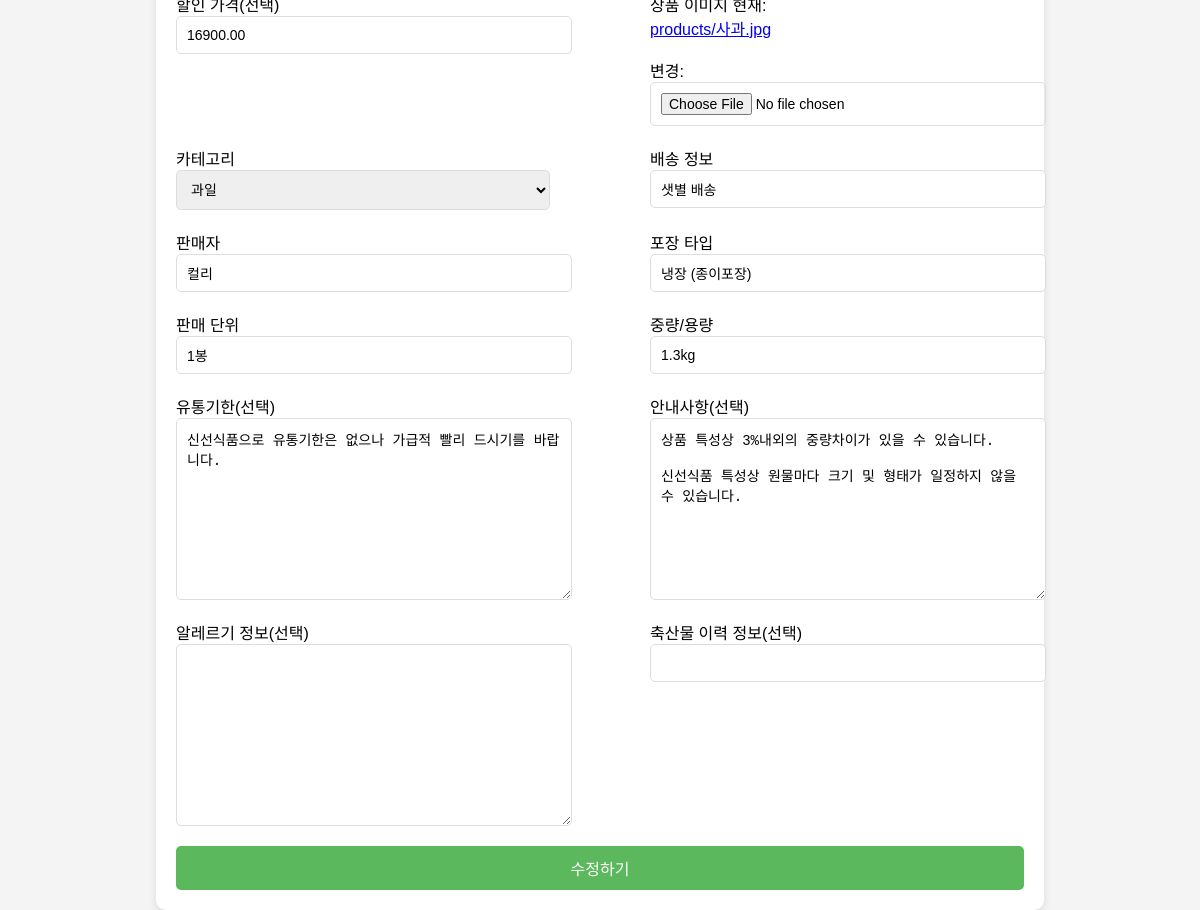
/shop/product/1/update/ (signed in), run on the app's committed database.
### shop/models.py (models this page shows, shortened)
class Product(models.Model):
    name = models.CharField(max_length=200)
    price = models.DecimalField(max_digits=10, decimal_places=2)
    discount_price = models.DecimalField(max_digits=10, decimal_places=2, blank=True, null=True)
    image = models.ImageField(upload_to='products/')
    category = models.ForeignKey(Category, on_delete=models.SET_NULL, null=True, blank=True, related_name='products')
    shipping_info = models.CharField(max_length=200, default="배송 정보 입력")
    seller = models.CharField(max_length=200, default="판매자 입력")
    packaging_type = models.CharField(max_length=200, default="포장 타입 입력")
    sales_unit = models.CharField(max_length=100, blank=True, null=True)  # 판매단위
    weight_volume = models.CharField(max_length=100, blank=True, null=True)  # 중량/용량
    expiration_date = models.TextField(blank=True, null=True)  # 소비기한 또는 유통기한
    Notice_info = models.TextField(blank=True, null=True) # 안내 사항
    allergy_info = models.TextField(blank=True, null=True)  # 알레르기 정보
    livestock_trace_info = models.CharField(max_length=200, blank=True, null=True)  # 축산물 이력정보

### shop/views.py (the view)
# urls.py: path('product/<int:product_id>/update/', views.product_update, name='product_update'),
def product_update(request, product_id):
    if not is_seller(request.user):  # 판매자 여부 확인
        return HttpResponseForbidden(render(request, 'shop/403.html'))  # 403 페이지 렌더링
    product = get_object_or_404(Product, id=product_id)
    if request.method == 'POST':
        form = ProductForm(request.POST, request.FILES, instance=product)  # instance를 사용해 수정
        if form.is_valid():
            form.save()  # 수정된 내용을 저장
            return redirect('shop:product_detail', product_id=product.id)  # 수정 후 상세 페이지로 리디렉션
    else:
        form = ProductForm(instance=product)  # 기존 상품 데이터를 폼에 미리 채워줌
    return render(request, 'shop/product_update.html', {'form': form})

### shop/forms.py
class ProductForm(forms.ModelForm):
    class Meta:
        model = Product  # Product 모델과 연결
        fields = ['name', 'price', 'discount_price', 'image', 'category',
                  'shipping_info', 'seller', 'packaging_type',
                  'sales_unit', 'weight_volume', 'expiration_date',
                  'Notice_info', 'allergy_info', 'livestock_trace_info']

### shop/models.py (called while the page is built)
    def __str__(self):
        return self.name

### shop/views.py (called while the page is built)
def is_seller(user):
    return user.groups.filter(name='판매자').exists()

### shop/templates/shop/product_update.html (shortened to what this page needs)
{% load static %}
<!DOCTYPE html>
<html lang="ko">
<head>
    <link rel="stylesheet" href="{% static 'SHOP_product_register.css' %}">
</head>
<body>
    <form method="post" enctype="multipart/form-data" class="product-form">
        <div class="form-group">
            {{ form.discount_price }}
        </div>
        <div class="form-group">
            {{ form.image }}
        </div>
        <div class="form-group">
            카테고리
            {{ form.category }}
        </div>
        <div class="form-group">
            배송 정보
            {{ form.shipping_info }}
        </div>
        <div class="form-group">
            판매자
            {{ form.seller }}
        </div>
        <div class="form-group">
            포장 타입
            {{ form.packaging_type }}
        </div>
        <div class="form-group">
            판매 단위
            {{ form.sales_unit }}
        </div>
        <div class="form-group">
            중량/용량
            {{ form.weight_volume }}
        </div>
        <div class="form-group">
            유통기한(선택)
            {{ form.expiration_date }}
        </div>
        <div class="form-group">
            안내사항(선택)
            {{ form.Notice_info }}
        </div>
        <div class="form-group">
            알레르기 정보(선택)
            {{ form.allergy_info }}
        </div>
        <div class="form-group">
            축산물 이력 정보(선택)
            {{ form.livestock_trace_info }}
        </div>
        <button type="submit" class="submit-btn">수정하기</button>
    </form>
</body>
</html>

### static/SHOP_product_register.css (style rules this page uses)
body { font-family: Arial, sans-serif; background-color: #f4f4f4; margin: 0; padding: 0; display: flex; justify-content: center; align-items: center; height: 100vh; }
.product-form { display: grid; grid-template-columns: 1fr 1fr; column-gap: 100px; row-gap: 20px; background-color: white; padding: 20px; border-radius: 10px; box-shadow: 0px 4px 8px rgba(0, 0, 0, 0.1); max-width: 1000px; margin: 0 auto; }
.form-group { display: flex; flex-direction: column; }
.form-group input, .form-group select, .form-group textarea { width: 100%; padding: 10px; border: 1px solid #ddd; border-radius: 5px; font-size: 14px; }
.submit-btn { grid-column: span 2; padding: 10px; background-color: #5cb85c; color: white; border: none; border-radius: 5px; cursor: pointer; font-size: 16px; text-transform: uppercase; }

### data on the page
Product: discount_price "16900.00", category "과일", shipping_info "샛별 배송", seller "컬리", packaging_type "냉장 (종이포장)", sales_unit "1봉", weight_volume "1.3kg", expiration_date "신선식품으로 유통기한은 없으나 가급적 빨리 드시기를 바랍니다.", Notice_info "상품 특성상 3%내외의 중량차이가 있을 수 있습니다. 신선식품 특성상 원물마다 크기 및 형태가 일정하지 않을 수 있습니다."
